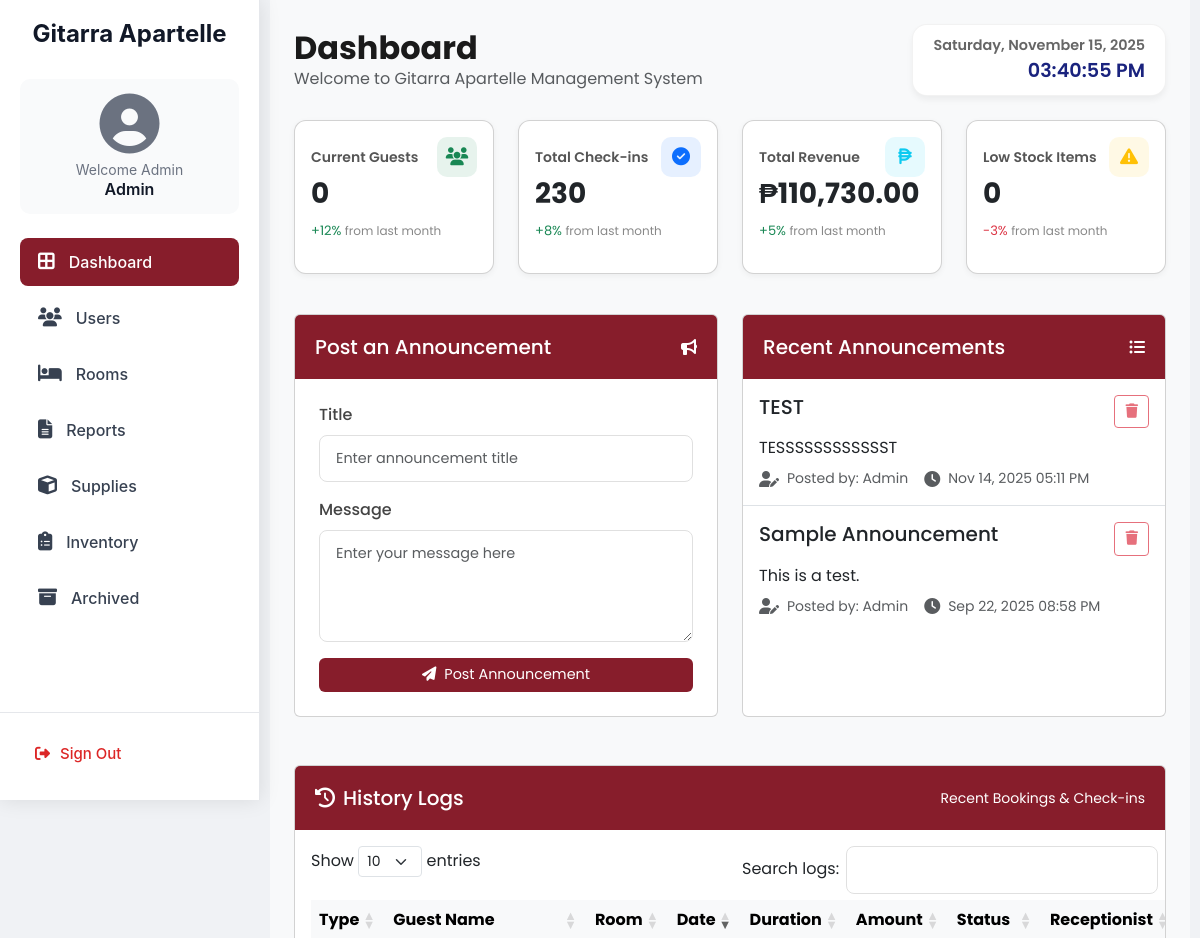
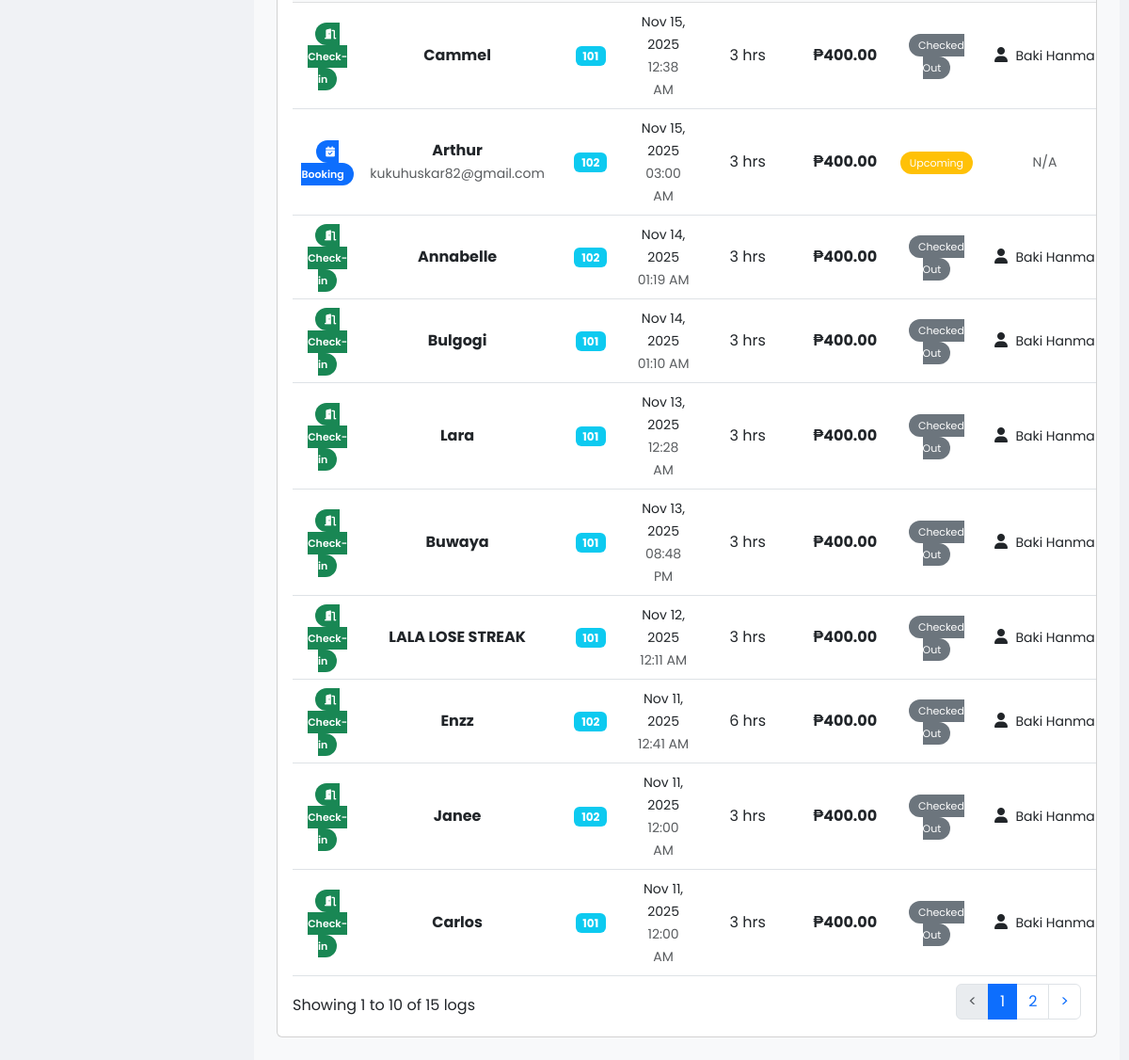
/admin-dashboard.php, run on the app's committed database (2 pictures, top to bottom).
### tables this page shows
CREATE TABLE `announcements` (
  `id` int NOT NULL,
  `title` varchar(255) NOT NULL,
  `message` text NOT NULL,
  `created_by` varchar(50) NOT NULL,
  `created_at` timestamp NULL DEFAULT CURRENT_TIMESTAMP
);

CREATE TABLE `checkins` (
  `id` int NOT NULL,
  `guest_name` varchar(100) NOT NULL,
  `address` varchar(255) NOT NULL,
  `telephone` varchar(15) NOT NULL,
  `room_number` int NOT NULL,
  `room_type` varchar(50) NOT NULL,
  `stay_duration` int NOT NULL,
  `total_price` decimal(10,2) NOT NULL,
  `amount_paid` decimal(10,2) NOT NULL,
  `change_amount` decimal(10,2) NOT NULL,
  `payment_mode` enum('cash','gcash') NOT NULL,
  `check_in_date` datetime NOT NULL,
  `check_out_date` datetime NOT NULL,
  `status` enum('scheduled','checked_in','checked_out') DEFAULT 'scheduled',
  `gcash_reference` varchar(100) DEFAULT NULL,
  `receptionist_id` int DEFAULT NULL,
  `last_modified` timestamp NULL DEFAULT CURRENT_TIMESTAMP ON UPDATE CURRENT_TIMESTAMP,
  `previous_charges` decimal(10,2) DEFAULT '0.00',
  `rebooked_from` int DEFAULT NULL,
  `is_rebooked` tinyint(1) DEFAULT '0'
);

CREATE TABLE `users` (
  `user_id` int NOT NULL,
  `name` varchar(255) NOT NULL,
  `username` varchar(255) NOT NULL,
  `email` varchar(255) NOT NULL,
  `password` varchar(255) NOT NULL,
  `role` enum('Admin','Receptionist','Guest') NOT NULL,
  `status` enum('pending','approved','denied') DEFAULT 'pending',
  `reset_token` varchar(255) DEFAULT NULL,
  `reset_expires` datetime DEFAULT NULL,
  `is_archived` tinyint(1) DEFAULT '0',
  `archived_at` datetime DEFAULT NULL
);

CREATE TABLE `bookings` (
  `id` int NOT NULL,
  `guest_name` varchar(100) DEFAULT NULL,
  `email` varchar(255) DEFAULT NULL,
  `address` text,
  `telephone` varchar(20) DEFAULT NULL,
  `age` int DEFAULT NULL,
  `num_people` int DEFAULT NULL,
  `room_number` varchar(10) DEFAULT NULL,
  `duration` varchar(10) DEFAULT NULL,
  `payment_mode` varchar(10) DEFAULT NULL,
  `reference_number` varchar(50) DEFAULT NULL,
  `booking_token` varchar(20) DEFAULT NULL,
  `amount_paid` double DEFAULT NULL,
  `total_price` double DEFAULT NULL,
  `change_amount` double DEFAULT NULL,
  `start_date` datetime DEFAULT NULL,
  `end_date` datetime DEFAULT NULL,
  `status` varchar(20) NOT NULL DEFAULT 'upcoming',
  `created_at` timestamp NULL DEFAULT CURRENT_TIMESTAMP,
  `cancellation_reason` text,
  `cancelled_by` int DEFAULT NULL,
  `cancelled_at` datetime DEFAULT NULL
);

### admin-dashboard.php (the view, shortened to what the rows shown need)
<?php
require_once 'database.php';
$announcements = $conn->query("SELECT * FROM announcements ORDER BY created_at DESC LIMIT 5");
$history_logs = [];
try {
    $bookings_query = "
        SELECT
            b.id,
            b.guest_name,
            b.email,
            b.room_number,
            b.start_date as date,
            b.end_date,
            b.duration,
            b.total_price,
            b.status,
            b.booking_token as reference,
            u.name as receptionist_name,
            'Booking' as type,
            b.created_at
        FROM bookings b
        LEFT JOIN users u ON b.cancelled_by = u.user_id
        WHERE b.status IN ('pending', 'upcoming', 'cancelled')
        ORDER BY b.created_at DESC
        LIMIT 10
    ";
    $result = $conn->query($bookings_query);
    if ($result) {
        while ($row = $result->fetch_assoc()) {
            $history_logs[] = $row;
        }
    }
    $checkins_query = "
        SELECT
            c.id,
            c.guest_name,
            '' as email,
            c.room_number,
            c.check_in_date as date,
            c.check_out_date as end_date,
            c.stay_duration as duration,
            c.total_price,
            c.status,
            CASE
                WHEN c.gcash_reference IS NOT NULL AND c.gcash_reference != '' THEN c.gcash_reference
                ELSE c.payment_mode
            END as reference,
            u.name as receptionist_name,
            'Check-in' as type,
            c.check_in_date as created_at
        FROM checkins c
        LEFT JOIN users u ON c.receptionist_id = u.user_id
        ORDER BY c.check_in_date DESC
        LIMIT 10
    ";
    $result = $conn->query($checkins_query);
    if ($result) {
        while ($row = $result->fetch_assoc()) {
            $history_logs[] = $row;
        }
    }
    $filtered_logs = [];
    $checkin_keys = [];
    foreach ($history_logs as $log) {
        if ($log['type'] == 'Check-in') {
            $key = strtolower(trim($log['guest_name'])) . '_' . $log['room_number'] . '_' . date('Y-m-d', strtotime($log['date']));
            $checkin_keys[$key] = true;
            $filtered_logs[] = $log;
        }
    }
    foreach ($history_logs as $log) {
        if ($log['type'] == 'Booking') {
            $key = strtolower(trim($log['guest_name'])) . '_' . $log['room_number'] . '_' . date('Y-m-d', strtotime($log['date']));
            if (!isset($checkin_keys[$key])) {
                $filtered_logs[] = $log;
            }
        }
    }
    usort($filtered_logs, function($a, $b) {
        return strtotime($b['created_at']) - strtotime($a['created_at']);
    });
    $history_logs = array_slice($filtered_logs, 0, 15);
} catch (Exception $e) {
    error_log("History logs error: " . $e->getMessage());
}
?>
<!DOCTYPE html>
<html lang="en">
<head>
    <link href="https://cdn.jsdelivr.net/npm/bootstrap@5.3.0/dist/css/bootstrap.min.css" rel="stylesheet">
    <link rel="stylesheet" href="https://cdnjs.cloudflare.com/ajax/libs/font-awesome/6.4.2/css/all.min.css">
<link rel="stylesheet" href="https://cdn.datatables.net/1.13.6/css/dataTables.bootstrap5.min.css">
    <link href="style.css" rel="stylesheet">
</head>
<body>
<div class="content p-4">
    <div class="row justify-content-center">
        <div class="col-lg-12">
            <div class="d-flex justify-content-between align-items-center mb-4">
                <div>
                    <h2 class="fw-bold mb-0">Dashboard</h2>
                </div>
            </div>
<div class="row">
    <div class="col-md-6 mb-4">
        <div class="card h-100">
            <div class="card-body p-0">
                <?php if ($announcements && $announcements->num_rows > 0): ?>
                    <?php while ($row = $announcements->fetch_assoc()): ?>
                        <div class="announcement-item p-3 border-bottom">
                            <div class="d-flex justify-content-between align-items-start mb-2">
                                <h5 class="mb-0"><?= htmlspecialchars($row['title']) ?></h5>
                                <a href="admin-dashboard.php?delete=<?= $row['id'] ?>" class="btn btn-outline-danger btn-sm" onclick="return confirm('Are you sure you want to delete this announcement?')">
                                    <i class="fa-solid fa-trash"></i>
                                </a>
                            </div>
                            <p class="mb-2"><?= nl2br(htmlspecialchars($row['message'])) ?></p>
                            <div class="d-flex align-items-center text-muted">
                                <i class="fas fa-user-edit me-2"></i>
                                <small>Posted by: <?= $row['created_by'] ?></small>
                                <i class="fas fa-clock ms-3 me-2"></i>
                                <small><?= date('M d, Y h:i A', strtotime($row['created_at'])) ?></small>
                            </div>
                        </div>
                    <?php endwhile; ?>
                <?php endif; ?>
            </div>
        </div>
    </div>
</div>
<div class="row mt-4">
    <div class="col-12">
        <div class="card">
            <div class="card-body p-0">
                <?php if (count($history_logs) > 0): ?>
                    <div class="table-responsive p-3">
                        <table id="historyLogsTable" class="table table-hover mb-0">
                            <thead class="table-light">
                                <tr>
                                    <th>Type</th>
                                    <th>Guest Name</th>
                                    <th>Room</th>
                                    <th>Date</th>
                                    <th>Duration</th>
                                    <th>Amount</th>
                                    <th>Status</th>
                                    <th>Receptionist</th>
                                </tr>
                            </thead>
                            <tbody>
                                <?php foreach ($history_logs as $log): ?>
                                    <tr class="history-item <?= strtolower($log['type']) ?>">
                                        <td>
                                            <span class="type-badge <?= $log['type'] == 'Booking' ? 'bg-primary text-white' : 'bg-success text-white' ?>">
                                                <i class="fas fa-<?= $log['type'] == 'Booking' ? 'calendar-check' : 'door-open' ?> me-1"></i>
                                                <?= $log['type'] ?>
                                            </span>
                                        </td>
                                        <td>
                                            <strong><?= htmlspecialchars($log['guest_name']) ?></strong>
                                            <?php if (!empty($log['email'])): ?>
                                                <br><small class="text-muted"><?= htmlspecialchars($log['email']) ?></small>
                                            <?php endif; ?>
                                        </td>
                                        <td>
                                            <span class="badge bg-info"><?= $log['room_number'] ?></span>
                                        </td>
                                        <td>
                                            <small><?= date('M d, Y', strtotime($log['date'])) ?></small>
                                            <br><small class="text-muted"><?= date('h:i A', strtotime($log['date'])) ?></small>
                                        </td>
                                        <td>
                                            <?= $log['duration'] ?> hrs
                                        </td>
                                        <td>
                                            <strong>₱<?= number_format($log['total_price'], 2) ?></strong>
                                        </td>
                                        <td>
                                            <?php
                                            $statusClass = '';
                                            $statusText = ucfirst($log['status']);
                                            switch($log['status']) {
                                                case 'checked_out':
                                                    $statusClass = 'bg-secondary';
                                                    $statusText = 'Checked Out';
                                                    break;
                                                case 'upcoming':
                                                case 'scheduled':
                                                    $statusClass = 'bg-warning';
                                                    break;
                                                case 'cancelled':
                                                    $statusClass = 'bg-danger';
                                                    break;
                                            }
                                            ?>
                                            <span class="status-badge <?= $statusClass ?> text-white">
                                                <?= $statusText ?>
                                            </span>
                                        </td>
                                        <td>
                                            <?php if (!empty($log['receptionist_name'])): ?>
                                                <i class="fas fa-user me-1"></i>
                                                <small><?= htmlspecialchars($log['receptionist_name']) ?></small>
                                            <?php else: ?>
                                                <small class="text-muted">N/A</small>
                                            <?php endif; ?>
                                        </td>
                                    </tr>
                                <?php endforeach; ?>
                            </tbody>
                        </table>
                    </div>
                <?php endif; ?>
            </div>
        </div>
    </div>
</div>
</body>
</html>

### data on the page
announcements: title "TEST", message "TESSSSSSSSSSSST", created_by "Admin", created_at "Nov 14, 2025 05:11 PM"
announcements: title "Sample Announcement", message "This is a test.", created_by "Admin", created_at "Sep 22, 2025 08:58 PM"
checkins: type "Check-in", guest_name "Cammel", room_number "101", check_in_date "Nov 15, 2025", check_in_date "12:38 AM", stay_duration "3", total_price "400.00", status "Checked Out", users.name "Baki Hanma"
bookings: type "Booking", guest_name "Arthur", email "kukuhuskar82@gmail.com", room_number "102", start_date "Nov 15, 2025", start_date "03:00 AM", duration "3", total_price "400.00", status "Upcoming", shows "N/A"
checkins: type "Check-in", guest_name "Annabelle", room_number "102", check_in_date "Nov 14, 2025", check_in_date "01:19 AM", stay_duration "3", total_price "400.00", status "Checked Out", users.name "Baki Hanma"
checkins: type "Check-in", guest_name "Bulgogi", room_number "101", check_in_date "Nov 14, 2025", check_in_date "01:10 AM", stay_duration "3", total_price "400.00", status "Checked Out", users.name "Baki Hanma"
checkins: type "Check-in", guest_name "Buwaya", room_number "101", check_in_date "Nov 13, 2025", check_in_date "08:48 PM", stay_duration "3", total_price "400.00", status "Checked Out", users.name "Baki Hanma"
checkins: type "Check-in", guest_name "Lara", room_number "101", check_in_date "Nov 13, 2025", check_in_date "12:28 AM", stay_duration "3", total_price "400.00", status "Checked Out", users.name "Baki Hanma"
checkins: type "Check-in", guest_name "LALA LOSE STREAK", room_number "101", check_in_date "Nov 12, 2025", check_in_date "12:11 AM", stay_duration "3", total_price "400.00", status "Checked Out", users.name "Baki Hanma"
checkins: type "Check-in", guest_name "Enzz", room_number "102", check_in_date "Nov 11, 2025", check_in_date "12:41 AM", stay_duration "6", total_price "400.00", status "Checked Out", users.name "Baki Hanma"
checkins: type "Check-in", guest_name "Janee", room_number "102", check_in_date "Nov 11, 2025", check_in_date "12:00 AM", stay_duration "3", total_price "400.00", status "Checked Out", users.name "Baki Hanma"
checkins: type "Check-in", guest_name "Carlos", room_number "101", check_in_date "Nov 11, 2025", check_in_date "12:00 AM", stay_duration "3", total_price "400.00", status "Checked Out", users.name "Baki Hanma"

### other printed values
$current_guests "0"
$total_checkins "230"
$total_revenue "110,730.00"
$low_stock_count "0"
